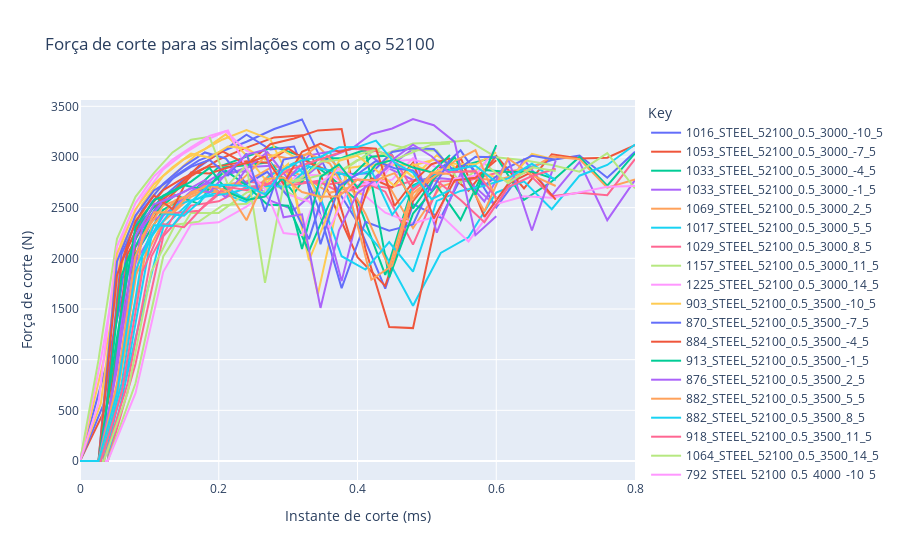

Notebook cell for this chart:
### Code cell
import plotly.express as px

fig = px.line(df_pivoted_2[df_pivoted_2["material"]=="STEEL_52100"], x="x", y="y", color='Key',
                            labels={
                     "y": "Força de corte (N)",
                     "x": "Instante de corte (ms)",
                 },
                title="Força de corte para as simlações com o aço 52100")
fig.show()

### Figure 1 — Plotly figure (JSON) as saved in the notebook; plotly's stock layout.template omitted (floating-point values rounded to 4 significant figures)
{"data": [{"hovertemplate": "Key=1016_STEEL_52100_0.5_3000_-10_5<br>Instante de corte (ms)=%{x}<br>Força de corte (N)=%{y}<extra></extra>", "legendgroup": "1016_STEEL_52100_0.5_3000_-10_5", "line": {"color": "#636efa", "dash": "solid"}, "marker": {"symbol": "circle"}, "mode": "lines", "name": "1016_STEEL_52100_0.5_3000_-10_5", "orientation": "v", "showlegend": true, "type": "scatter", "x": [0, 0.04, 0.08, 0.12, 0.16, 0.2, 0.24, 0.28, 0.32, 0.36, 0.4, 0.44, 0.48, 0.52, 0.56, 0.6, 0.64, 0.68, 0.72, 0.76, 0.8], "xaxis": "x", "y": [0, 994.8, 2195.0, 2605.0, 2842.0, 3043.0, 3151.0, 3276.0, 3371.0, 2799.0, 2356.0, 1701.0, 2535.0, 2402.0, 2941.0, 2501.0, 2878.0, 2970.0, 3014.0, 2795.0, 3051.0], "yaxis": "y"}, {"hovertemplate": "Key=1053_STEEL_52100_0.5_3000_-7_5<br>Instante de corte (ms)=%{x}<br>Força de corte (N)=%{y}<extra></extra>", "legendgroup": "1053_STEEL_52100_0.5_3000_-7_5", "line": {"color": "#EF553B", "dash": "solid"}, "marker": {"symbol": "circle"}, "mode": "lines", "name": "1053_STEEL_52100_0.5_3000_-7_5", "orientation": "v", "showlegend": true, "type": "scatter", "x": [0, 0.04, 0.08, 0.12, 0.16, 0.2, 0.24, 0.28, 0.32, 0.36, 0.4, 0.44, 0.48, 0.52, 0.56, 0.6, 0.64, 0.68, 0.72, 0.76, 0.8], "xaxis": "x", "y": [0, 565.7, 2113.0, 2544.0, 2810.0, 2973.0, 3093.0, 3193.0, 3215.0, 2625.0, 2010.0, 1728.0, 2564.0, 2906.0, 2667.0, 3011.0, 2690.0, 3026.0, 2986.0, 2993.0, 3118.0], "yaxis": "y"}, {"hovertemplate": "Key=1033_STEEL_52100_0.5_3000_-4_5<br>Instante de corte (ms)=%{x}<br>Força de corte (N)=%{y}<extra></extra>", "legendgroup": "1033_STEEL_52100_0.5_3000_-4_5", "line": {"color": "#00cc96", "dash": "solid"}, "marker": {"symbol": "circle"}, "mode": "lines", "name": "1033_STEEL_52100_0.5_3000_-4_5", "orientation": "v", "showlegend": true, "type": "scatter", "x": [0, 0.04, 0.08, 0.12, 0.16, 0.2, 0.24, 0.28, 0.32, 0.36, 0.4, 0.44, 0.48, 0.52, 0.56, 0.6, 0.64, 0.68, 0.72, 0.76, 0.8], "xaxis": "x", "y": [0, 0, 2044.0, 2479.0, 2641.0, 2904.0, 3003.0, 3101.0, 3007.0, 2810.0, 2567.0, 1837.0, 2718.0, 2855.0, 2929.0, 3002.0, 2576.0, 2758.0, 3001.0, 2716.0, 3037.0], "yaxis": "y"}, {"hovertemplate": "Key=1033_STEEL_52100_0.5_3000_-1_5<br>Instante de corte (ms)=%{x}<br>Força de corte (N)=%{y}<extra></extra>", "legendgroup": "1033_STEEL_52100_0.5_3000_-1_5", "line": {"color": "#ab63fa", "dash": "solid"}, "marker": {"symbol": "circle"}, "mode": "lines", "name": "1033_STEEL_52100_0.5_3000_-1_5", "orientation": "v", "showlegend": true, "type": "scatter", "x": [0, 0.04, 0.08, 0.12, 0.16, 0.2, 0.24, 0.28, 0.32, 0.36, 0.4, 0.44, 0.48, 0.52, 0.56, 0.6, 0.64, 0.68, 0.72, 0.76, 0.8], "xaxis": "x", "y": [0, 0, 1965.0, 2420.0, 2661.0, 2787.0, 2898.0, 2917.0, 2781.0, 2999.0, 3107.0, 2906.0, 2774.0, 2791.0, 2762.0, 2514.0, 2974.0, 2619.0, 2950.0, 2377.0, 2772.0], "yaxis": "y"}, {"hovertemplate": "Key=1069_STEEL_52100_0.5_3000_2_5<br>Instante de corte (ms)=%{x}<br>Força de corte (N)=%{y}<extra></extra>", "legendgroup": "1069_STEEL_52100_0.5_3000_2_5", "line": {"color": "#FFA15A", "dash": "solid"}, "marker": {"symbol": "circle"}, "mode": "lines", "name": "1069_STEEL_52100_0.5_3000_2_5", "orientation": "v", "showlegend": true, "type": "scatter", "x": [0, 0.04, 0.08, 0.12, 0.16, 0.2, 0.24, 0.28, 0.32, 0.36, 0.4, 0.44, 0.48, 0.52, 0.56, 0.6, 0.64, 0.68, 0.72, 0.76, 0.8], "xaxis": "x", "y": [0, 0, 1832.0, 2363.0, 2606.0, 2719.0, 2758.0, 2915.0, 2817.0, 2646.0, 2722.0, 2780.0, 2297.0, 2708.0, 2796.0, 2771.0, 2842.0, 3006.0, 2979.0, 2698.0, 2778.0], "yaxis": "y"}, {"hovertemplate": "Key=1017_STEEL_52100_0.5_3000_5_5<br>Instante de corte (ms)=%{x}<br>Força de corte (N)=%{y}<extra></extra>", "legendgroup": "1017_STEEL_52100_0.5_3000_5_5", "line": {"color": "#19d3f3", "dash": "solid"}, "marker": {"symbol": "circle"}, "mode": "lines", "name": "1017_STEEL_52100_0.5_3000_5_5", "orientation": "v", "showlegend": true, "type": "scatter", "x": [0, 0.04, 0.08, 0.12, 0.16, 0.2, 0.24, 0.28, 0.32, 0.36, 0.4, 0.44, 0.48, 0.52, 0.56, 0.6, 0.64, 0.68, 0.72, 0.76, 0.8], "xaxis": "x", "y": [0, 0, 1215.0, 2305.0, 2564.0, 2655.0, 2555.0, 2713.0, 2882.0, 3053.0, 2356.0, 2038.0, 1533.0, 2053.0, 2207.0, 2649.0, 2760.0, 2485.0, 2815.0, 2922.0, 3123.0], "yaxis": "y"}, {"hovertemplate": "Key=1029_STEEL_52100_0.5_3000_8_5<br>Instante de corte (ms)=%{x}<br>Força de corte (N)=%{y}<extra></extra>", "legendgroup": "1029_STEEL_52100_0.5_3000_8_5", "line": {"color": "#FF6692", "dash": "solid"}, "marker": {"symbol": "circle"}, "mode": "lines", "name": "1029_STEEL_52100_0.5_3000_8_5", "orientation": "v", "showlegend": true, "type": "scatter", "x": [0, 0.04, 0.08, 0.12, 0.16, 0.2, 0.24, 0.28, 0.32, 0.36, 0.4, 0.44, 0.48, 0.52, 0.56, 0.6, 0.64, 0.68, 0.72, 0.76, 0.8], "xaxis": "x", "y": [0, 0, 957.2, 2218.0, 2520.0, 2563.0, 2707.0, 2722.0, 2755.0, 2732.0, 2780.0, 2658.0, 2135.0, 2759.0, 2768.0, 2843.0, 2878.0, 2613.0, 2646.0, 2624.0, 2979.0], "yaxis": "y"}, {"hovertemplate": "Key=1157_STEEL_52100_0.5_3000_11_5<br>Instante de corte (ms)=%{x}<br>Força de corte (N)=%{y}<extra></extra>", "legendgroup": "1157_STEEL_52100_0.5_3000_11_5", "line": {"color": "#B6E880", "dash": "solid"}, "marker": {"symbol": "circle"}, "mode": "lines", "name": "1157_STEEL_52100_0.5_3000_11_5", "orientation": "v", "showlegend": true, "type": "scatter", "x": [0, 0.04, 0.08, 0.12, 0.16, 0.2, 0.24, 0.28, 0.32, 0.36, 0.4, 0.44, 0.48, 0.52, 0.56, 0.6, 0.64, 0.68, 0.72, 0.76, 0.8], "xaxis": "x", "y": [0, 0, 767.5, 2018.0, 2448.0, 2448.0, 2649.0, 2726.0, 2571.0, 2793.0, 2970.0, 3030.0, 3134.0, 3143.0, 3162.0, 2996.0, 2968.0, 2921.0, 2855.0, 3038.0, 2691.0], "yaxis": "y"}, {"hovertemplate": "Key=1225_STEEL_52100_0.5_3000_14_5<br>Instante de corte (ms)=%{x}<br>Força de corte (N)=%{y}<extra></extra>", "legendgroup": "1225_STEEL_52100_0.5_3000_14_5", "line": {"color": "#FF97FF", "dash": "solid"}, "marker": {"symbol": "circle"}, "mode": "lines", "name": "1225_STEEL_52100_0.5_3000_14_5", "orientation": "v", "showlegend": true, "type": "scatter", "x": [0, 0.04, 0.08, 0.12, 0.16, 0.2, 0.24, 0.28, 0.32, 0.36, 0.4, 0.44, 0.48, 0.52, 0.56, 0.6, 0.64, 0.68, 0.72, 0.76, 0.8], "xaxis": "x", "y": [0, 0, 669.3, 1867.0, 2335.0, 2356.0, 2510.0, 2723.0, 2819.0, 2823.0, 2681.0, 2450.0, 2343.0, 2426.0, 2166.0, 2536.0, 2613.0, 2598.0, 2651.0, 2707.0, 2715.0], "yaxis": "y"}, {"hovertemplate": "Key=903_STEEL_52100_0.5_3500_-10_5<br>Instante de corte (ms)=%{x}<br>Força de corte (N)=%{y}<extra></extra>", "legendgroup": "903_STEEL_52100_0.5_3500_-10_5", "line": {"color": "#FECB52", "dash": "solid"}, "marker": {"symbol": "circle"}, "mode": "lines", "name": "903_STEEL_52100_0.5_3500_-10_5", "orientation": "v", "showlegend": true, "type": "scatter", "x": [0, 0.03429, 0.06857, 0.1029, 0.1371, 0.1714, 0.2057, 0.24, 0.2743, 0.3086, 0.3429, 0.3771, 0.4114, 0.4457, 0.48, 0.5143, 0.5486, 0.5829, 0.6171, 0.6514, 0.6857], "xaxis": "x", "y": [0, 998.3, 2194.0, 2605.0, 2840.0, 3046.0, 3173.0, 3266.0, 3173.0, 2694.0, 1645.0, 2704.0, 2620.0, 3006.0, 2799.0, 3016.0, 2866.0, 2836.0, 2760.0, 3030.0, 2974.0], "yaxis": "y"}, {"hovertemplate": "Key=870_STEEL_52100_0.5_3500_-7_5<br>Instante de corte (ms)=%{x}<br>Força de corte (N)=%{y}<extra></extra>", "legendgroup": "870_STEEL_52100_0.5_3500_-7_5", "line": {"color": "#636efa", "dash": "solid"}, "marker": {"symbol": "circle"}, "mode": "lines", "name": "870_STEEL_52100_0.5_3500_-7_5", "orientation": "v", "showlegend": true, "type": "scatter", "x": [0, 0.03429, 0.06857, 0.1029, 0.1371, 0.1714, 0.2057, 0.24, 0.2743, 0.3086, 0.3429, 0.3771, 0.4114, 0.4457, 0.48, 0.5143, 0.5486, 0.5829, 0.6171, 0.6514, 0.6857], "xaxis": "x", "y": [0, 564.9, 2112.0, 2548.0, 2815.0, 2967.0, 3058.0, 3219.0, 3074.0, 3104.0, 2515.0, 1706.0, 2361.0, 2273.0, 2334.0, 2848.0, 3065.0, 2719.0, 2897.0, 3011.0, 2973.0], "yaxis": "y"}, {"hovertemplate": "Key=884_STEEL_52100_0.5_3500_-4_5<br>Instante de corte (ms)=%{x}<br>Força de corte (N)=%{y}<extra></extra>", "legendgroup": "884_STEEL_52100_0.5_3500_-4_5", "line": {"color": "#EF553B", "dash": "solid"}, "marker": {"symbol": "circle"}, "mode": "lines", "name": "884_STEEL_52100_0.5_3500_-4_5", "orientation": "v", "showlegend": true, "type": "scatter", "x": [0, 0.03429, 0.06857, 0.1029, 0.1371, 0.1714, 0.2057, 0.24, 0.2743, 0.3086, 0.3429, 0.3771, 0.4114, 0.4457, 0.48, 0.5143, 0.5486, 0.5829, 0.6171, 0.6514, 0.6857], "xaxis": "x", "y": [0, 0, 2043.0, 2482.0, 2680.0, 2912.0, 3055.0, 2927.0, 3125.0, 3183.0, 3262.0, 3276.0, 2091.0, 1321.0, 1311.0, 2401.0, 2997.0, 2409.0, 2735.0, 2852.0, 2579.0], "yaxis": "y"}, {"hovertemplate": "Key=913_STEEL_52100_0.5_3500_-1_5<br>Instante de corte (ms)=%{x}<br>Força de corte (N)=%{y}<extra></extra>", "legendgroup": "913_STEEL_52100_0.5_3500_-1_5", "line": {"color": "#00cc96", "dash": "solid"}, "marker": {"symbol": "circle"}, "mode": "lines", "name": "913_STEEL_52100_0.5_3500_-1_5", "orientation": "v", "showlegend": true, "type": "scatter", "x": [0, 0.03429, 0.06857, 0.1029, 0.1371, 0.1714, 0.2057, 0.24, 0.2743, 0.3086, 0.3429, 0.3771, 0.4114, 0.4457, 0.48, 0.5143, 0.5486, 0.5829, 0.6171, 0.6514, 0.6857], "xaxis": "x", "y": [0, 0, 1968.0, 2420.0, 2624.0, 2537.0, 2897.0, 2918.0, 2950.0, 2641.0, 2983.0, 2990.0, 3072.0, 1812.0, 2441.0, 2716.0, 2379.0, 2872.0, 2853.0, 2855.0, 2780.0], "yaxis": "y"}, {"hovertemplate": "Key=876_STEEL_52100_0.5_3500_2_5<br>Instante de corte (ms)=%{x}<br>Força de corte (N)=%{y}<extra></extra>", "legendgroup": "876_STEEL_52100_0.5_3500_2_5", "line": {"color": "#ab63fa", "dash": "solid"}, "marker": {"symbol": "circle"}, "mode": "lines", "name": "876_STEEL_52100_0.5_3500_2_5", "orientation": "v", "showlegend": true, "type": "scatter", "x": [0, 0.03429, 0.06857, 0.1029, 0.1371, 0.1714, 0.2057, 0.24, 0.2743, 0.3086, 0.3429, 0.3771, 0.4114, 0.4457, 0.48, 0.5143, 0.5486, 0.5829, 0.6171, 0.6514, 0.6857], "xaxis": "x", "y": [0, 0, 1834.0, 2366.0, 2498.0, 2703.0, 2852.0, 2859.0, 2569.0, 2479.0, 2679.0, 1775.0, 2729.0, 2909.0, 3079.0, 2254.0, 2837.0, 2561.0, 2983.0, 2275.0, 2965.0], "yaxis": "y"}, {"hovertemplate": "Key=882_STEEL_52100_0.5_3500_5_5<br>Instante de corte (ms)=%{x}<br>Força de corte (N)=%{y}<extra></extra>", "legendgroup": "882_STEEL_52100_0.5_3500_5_5", "line": {"color": "#FFA15A", "dash": "solid"}, "marker": {"symbol": "circle"}, "mode": "lines", "name": "882_STEEL_52100_0.5_3500_5_5", "orientation": "v", "showlegend": true, "type": "scatter", "x": [0, 0.03429, 0.06857, 0.1029, 0.1371, 0.1714, 0.2057, 0.24, 0.2743, 0.3086, 0.3429, 0.3771, 0.4114, 0.4457, 0.48, 0.5143, 0.5486, 0.5829, 0.6171, 0.6514, 0.6857], "xaxis": "x", "y": [0, 0, 1216.0, 2307.0, 2572.0, 2656.0, 2656.0, 2590.0, 2834.0, 2939.0, 3110.0, 2862.0, 2440.0, 1905.0, 2693.0, 2813.0, 2892.0, 2464.0, 2985.0, 2820.0, 2714.0], "yaxis": "y"}, {"hovertemplate": "Key=882_STEEL_52100_0.5_3500_8_5<br>Instante de corte (ms)=%{x}<br>Força de corte (N)=%{y}<extra></extra>", "legendgroup": "882_STEEL_52100_0.5_3500_8_5", "line": {"color": "#19d3f3", "dash": "solid"}, "marker": {"symbol": "circle"}, "mode": "lines", "name": "882_STEEL_52100_0.5_3500_8_5", "orientation": "v", "showlegend": true, "type": "scatter", "x": [0, 0.03429, 0.06857, 0.1029, 0.1371, 0.1714, 0.2057, 0.24, 0.2743, 0.3086, 0.3429, 0.3771, 0.4114, 0.4457, 0.48, 0.5143, 0.5486, 0.5829, 0.6171, 0.6514, 0.6857], "xaxis": "x", "y": [0, 0, 928.7, 2215.0, 2523.0, 2594.0, 2719.0, 2578.0, 2819.0, 2941.0, 2670.0, 2021.0, 1890.0, 2161.0, 1869.0, 2567.0, 2665.0, 2716.0, 2788.0, 2933.0, 2769.0], "yaxis": "y"}, {"hovertemplate": "Key=918_STEEL_52100_0.5_3500_11_5<br>Instante de corte (ms)=%{x}<br>Força de corte (N)=%{y}<extra></extra>", "legendgroup": "918_STEEL_52100_0.5_3500_11_5", "line": {"color": "#FF6692", "dash": "solid"}, "marker": {"symbol": "circle"}, "mode": "lines", "name": "918_STEEL_52100_0.5_3500_11_5", "orientation": "v", "showlegend": true, "type": "scatter", "x": [0, 0.03429, 0.06857, 0.1029, 0.1371, 0.1714, 0.2057, 0.24, 0.2743, 0.3086, 0.3429, 0.3771, 0.4114, 0.4457, 0.48, 0.5143, 0.5486, 0.5829, 0.6171, 0.6514, 0.6857], "xaxis": "x", "y": [0, 0, 765.3, 2017.0, 2448.0, 2469.0, 2664.0, 2755.0, 2737.0, 2723.0, 2765.0, 2643.0, 2725.0, 2695.0, 2768.0, 2767.0, 2575.0, 2356.0, 2703.0, 2813.0, 2884.0], "yaxis": "y"}, {"hovertemplate": "Key=1064_STEEL_52100_0.5_3500_14_5<br>Instante de corte (ms)=%{x}<br>Força de corte (N)=%{y}<extra></extra>", "legendgroup": "1064_STEEL_52100_0.5_3500_14_5", "line": {"color": "#B6E880", "dash": "solid"}, "marker": {"symbol": "circle"}, "mode": "lines", "name": "1064_STEEL_52100_0.5_3500_14_5", "orientation": "v", "showlegend": true, "type": "scatter", "x": [0, 0.03429, 0.06857, 0.1029, 0.1371, 0.1714, 0.2057, 0.24, 0.2743, 0.3086, 0.3429, 0.3771, 0.4114, 0.4457, 0.48, 0.5143, 0.5486, 0.5829, 0.6171, 0.6514, 0.6857], "xaxis": "x", "y": [0, 0, 671.3, 1869.0, 2332.0, 2362.0, 2524.0, 2538.0, 2706.0, 2753.0, 2814.0, 2858.0, 3016.0, 3129.0, 3068.0, 3065.0, 2745.0, 2938.0, 2742.0, 2898.0, 2862.0], "yaxis": "y"}, {"hovertemplate": "Key=792_STEEL_52100_0.5_4000_-10_5<br>Instante de corte (ms)=%{x}<br>Força de corte (N)=%{y}<extra></extra>", "legendgroup": "792_STEEL_52100_0.5_4000_-10_5", "line": {"color": "#FF97FF", "dash": "solid"}, "marker": {"symbol": "circle"}, "mode": "lines", "name": "792_STEEL_52100_0.5_4000_-10_5", "orientation": "v", "showlegend": true, "type": "scatter", "x": [0, 0.03, 0.06, 0.09, 0.12, 0.15, 0.18, 0.21, 0.24, 0.27, 0.3, 0.33, 0.36, 0.39, 0.42, 0.45, 0.48, 0.51, 0.54, 0.57, 0.6], "xaxis": "x", "y": [0, 998.5, 2194.0, 2605.0, 2877.0, 3036.0, 3161.0, 3254.0, 3062.0, 2990.0, 2630.0, 2561.0, 2303.0, 2718.0, 2739.0, 2776.0, 2988.0, 2365.0, 2787.0, 2815.0, 3092.0], "yaxis": "y"}, {"hovertemplate": "Key=792_STEEL_52100_0.5_4000_-7_5<br>Instante de corte (ms)=%{x}<br>Força de corte (N)=%{y}<extra></extra>", "legendgroup": "792_STEEL_52100_0.5_4000_-7_5", "line": {"color": "#FECB52", "dash": "solid"}, "marker": {"symbol": "circle"}, "mode": "lines", "name": "792_STEEL_52100_0.5_4000_-7_5", "orientation": "v", "showlegend": true, "type": "scatter", "x": [0, 0.03, 0.06, 0.09, 0.12, 0.15, 0.18, 0.21, 0.24, 0.27, 0.3, 0.33, 0.36, 0.39, 0.42, 0.45, 0.48, 0.51, 0.54, 0.57, 0.6], "xaxis": "x", "y": [0, 566.1, 2114.0, 2538.0, 2813.0, 2977.0, 3078.0, 3223.0, 3013.0, 2752.0, 2932.0, 1980.0, 2472.0, 2894.0, 2923.0, 2926.0, 2916.0, 2973.0, 2933.0, 2925.0, 3046.0], "yaxis": "y"}, {"hovertemplate": "Key=786_STEEL_52100_0.5_4000_-4_5<br>Instante de corte (ms)=%{x}<br>Força de corte (N)=%{y}<extra></extra>", "legendgroup": "786_STEEL_52100_0.5_4000_-4_5", "line": {"color": "#636efa", "dash": "solid"}, "marker": {"symbol": "circle"}, "mode": "lines", "name": "786_STEEL_52100_0.5_4000_-4_5", "orientation": "v", "showlegend": true, "type": "scatter", "x": [0, 0.03, 0.06, 0.09, 0.12, 0.15, 0.18, 0.21, 0.24, 0.27, 0.3, 0.33, 0.36, 0.39, 0.42, 0.45, 0.48, 0.51, 0.54, 0.57, 0.6], "xaxis": "x", "y": [0, 0, 2045.0, 2482.0, 2736.0, 2910.0, 3045.0, 2985.0, 2732.0, 2853.0, 2610.0, 2189.0, 2838.0, 2831.0, 2840.0, 3049.0, 3086.0, 3078.0, 2852.0, 3002.0, 2998.0], "yaxis": "y"}, {"hovertemplate": "Key=795_STEEL_52100_0.5_4000_-1_5<br>Instante de corte (ms)=%{x}<br>Força de corte (N)=%{y}<extra></extra>", "legendgroup": "795_STEEL_52100_0.5_4000_-1_5", "line": {"color": "#EF553B", "dash": "solid"}, "marker": {"symbol": "circle"}, "mode": "lines", "name": "795_STEEL_52100_0.5_4000_-1_5", "orientation": "v", "showlegend": true, "type": "scatter", "x": [0, 0.03, 0.06, 0.09, 0.12, 0.15, 0.18, 0.21, 0.24, 0.27, 0.3, 0.33, 0.36, 0.39, 0.42, 0.45, 0.48, 0.51, 0.54, 0.57, 0.6], "xaxis": "x", "y": [0, 0, 1965.0, 2422.0, 2673.0, 2796.0, 2894.0, 2920.0, 2957.0, 2944.0, 3085.0, 2943.0, 2858.0, 2189.0, 2790.0, 2699.0, 2944.0, 2393.0, 2770.0, 2794.0, 2967.0], "yaxis": "y"}, {"hovertemplate": "Key=763_STEEL_52100_0.5_4000_2_5<br>Instante de corte (ms)=%{x}<br>Força de corte (N)=%{y}<extra></extra>", "legendgroup": "763_STEEL_52100_0.5_4000_2_5", "line": {"color": "#00cc96", "dash": "solid"}, "marker": {"symbol": "circle"}, "mode": "lines", "name": "763_STEEL_52100_0.5_4000_2_5", "orientation": "v", "showlegend": true, "type": "scatter", "x": [0, 0.03, 0.06, 0.09, 0.12, 0.15, 0.18, 0.21, 0.24, 0.27, 0.3, 0.33, 0.36, 0.39, 0.42, 0.45, 0.48, 0.51, 0.54, 0.57, 0.6], "xaxis": "x", "y": [0, 0, 1834.0, 2367.0, 2619.0, 2721.0, 2679.0, 2865.0, 2719.0, 2530.0, 2519.0, 2070.0, 2551.0, 2800.0, 3003.0, 3016.0, 2494.0, 2784.0, 2998.0, 2630.0, 3118.0], "yaxis": "y"}, {"hovertemplate": "Key=826_STEEL_52100_0.5_4000_5_5<br>Instante de corte (ms)=%{x}<br>Força de corte (N)=%{y}<extra></extra>", "legendgroup": "826_STEEL_52100_0.5_4000_5_5", "line": {"color": "#ab63fa", "dash": "solid"}, "marker": {"symbol": "circle"}, "mode": "lines", "name": "826_STEEL_52100_0.5_4000_5_5", "orientation": "v", "showlegend": true, "type": "scatter", "x": [0, 0.03, 0.06, 0.09, 0.12, 0.15, 0.18, 0.21, 0.24, 0.27, 0.3, 0.33, 0.36, 0.39, 0.42, 0.45, 0.48, 0.51, 0.54, 0.57, 0.6], "xaxis": "x", "y": [0, 0, 1247.0, 2310.0, 2568.0, 2656.0, 2772.0, 2603.0, 2885.0, 3049.0, 2783.0, 3016.0, 3051.0, 3073.0, 3228.0, 3281.0, 3375.0, 3314.0, 3149.0, 2228.0, 2415.0], "yaxis": "y"}, {"hovertemplate": "Key=782_STEEL_52100_0.5_4000_8_5<br>Instante de corte (ms)=%{x}<br>Força de corte (N)=%{y}<extra></extra>", "legendgroup": "782_STEEL_52100_0.5_4000_8_5", "line": {"color": "#FFA15A", "dash": "solid"}, "marker": {"symbol": "circle"}, "mode": "lines", "name": "782_STEEL_52100_0.5_4000_8_5", "orientation": "v", "showlegend": true, "type": "scatter", "x": [0, 0.03, 0.06, 0.09, 0.12, 0.15, 0.18, 0.21, 0.24, 0.27, 0.3, 0.33, 0.36, 0.39, 0.42, 0.45, 0.48, 0.51, 0.54, 0.57, 0.6], "xaxis": "x", "y": [0, 0, 942.8, 2221.0, 2521.0, 2603.0, 2713.0, 2631.0, 2821.0, 3025.0, 2988.0, 3032.0, 2936.0, 2594.0, 1789.0, 1927.0, 2643.0, 2803.0, 2960.0, 3067.0, 2574.0], "yaxis": "y"}, {"hovertemplate": "Key=820_STEEL_52100_0.5_4000_11_5<br>Instante de corte (ms)=%{x}<br>Força de corte (N)=%{y}<extra></extra>", "legendgroup": "820_STEEL_52100_0.5_4000_11_5", "line": {"color": "#19d3f3", "dash": "solid"}, "marker": {"symbol": "circle"}, "mode": "lines", "name": "820_STEEL_52100_0.5_4000_11_5", "orientation": "v", "showlegend": true, "type": "scatter", "x": [0, 0.03, 0.06, 0.09, 0.12, 0.15, 0.18, 0.21, 0.24, 0.27, 0.3, 0.33, 0.36, 0.39, 0.42, 0.45, 0.48, 0.51, 0.54, 0.57, 0.6], "xaxis": "x", "y": [0, 0, 767.0, 2022.0, 2445.0, 2420.0, 2608.0, 2636.0, 2686.0, 2715.0, 2705.0, 2904.0, 2870.0, 2805.0, 2866.0, 2430.0, 2705.0, 2834.0, 2878.0, 2913.0, 2754.0], "yaxis": "y"}, {"hovertemplate": "Key=949_STEEL_52100_0.5_4000_14_5<br>Instante de corte (ms)=%{x}<br>Força de corte (N)=%{y}<extra></extra>", "legendgroup": "949_STEEL_52100_0.5_4000_14_5", "line": {"color": "#FF6692", "dash": "solid"}, "marker": {"symbol": "circle"}, "mode": "lines", "name": "949_STEEL_52100_0.5_4000_14_5", "orientation": "v", "showlegend": true, "type": "scatter", "x": [0, 0.03, 0.06, 0.09, 0.12, 0.15, 0.18, 0.21, 0.24, 0.27, 0.3, 0.33, 0.36, 0.39, 0.42, 0.45, 0.48, 0.51, 0.54, 0.57, 0.6], "xaxis": "x", "y": [0, 0, 675.4, 1869.0, 2337.0, 2307.0, 2527.0, 2709.0, 2673.0, 2728.0, 2869.0, 2939.0, 3016.0, 3082.0, 3070.0, 3016.0, 2674.0, 2844.0, 2852.0, 2860.0, 2600.0], "yaxis": "y"}, {"hovertemplate": "Key=698_STEEL_52100_0.5_4500_-10_5<br>Instante de corte (ms)=%{x}<br>Força de corte (N)=%{y}<extra></extra>", "legendgroup": "698_STEEL_52100_0.5_4500_-10_5", "line": {"color": "#B6E880", "dash": "solid"}, "marker": {"symbol": "circle"}, "mode": "lines", "name": "698_STEEL_52100_0.5_4500_-10_5", "orientation": "v", "showlegend": true, "type": "scatter", "x": [0, 0.02667, 0.05334, 0.08, 0.1067, 0.1333, 0.16, 0.1867, 0.2133, 0.24, 0.2667, 0.2933, 0.32, 0.3467, 0.3733, 0.4, 0.4267, 0.4533, 0.48, 0.5067, 0.5333], "xaxis": "x", "y": [0, 997.8, 2192.0, 2607.0, 2843.0, 3045.0, 3171.0, 3199.0, 2722.0, 2923.0, 1758.0, 2723.0, 2798.0, 2952.0, 2973.0, 3025.0, 3074.0, 2974.0, 3045.0, 3122.0, 3133.0], "yaxis": "y"}, {"hovertemplate": "Key=709_STEEL_52100_0.5_4500_-7_5<br>Instante de corte (ms)=%{x}<br>Força de corte (N)=%{y}<extra></extra>", "legendgroup": "709_STEEL_52100_0.5_4500_-7_5", "line": {"color": "#FF97FF", "dash": "solid"}, "marker": {"symbol": "circle"}, "mode": "lines", "name": "709_STEEL_52100_0.5_4500_-7_5", "orientation": "v", "showlegend": true, "type": "scatter", "x": [0, 0.02667, 0.05334, 0.08, 0.1067, 0.1333, 0.16, 0.1867, 0.2133, 0.24, 0.2667, 0.2933, 0.32, 0.3467, 0.3733, 0.4, 0.4267, 0.4533, 0.48, 0.5067, 0.5333], "xaxis": "x", "y": [0, 566.6, 2117.0, 2545.0, 2810.0, 2975.0, 3096.0, 3209.0, 3263.0, 2885.0, 2683.0, 2249.0, 2228.0, 2747.0, 2883.0, 2786.0, 2716.0, 2955.0, 2974.0, 2923.0, 2823.0], "yaxis": "y"}, {"hovertemplate": "Key=720_STEEL_52100_0.5_4500_-4_5<br>Instante de corte (ms)=%{x}<br>Força de corte (N)=%{y}<extra></extra>", "legendgroup": "720_STEEL_52100_0.5_4500_-4_5", "line": {"color": "#FECB52", "dash": "solid"}, "marker": {"symbol": "circle"}, "mode": "lines", "name": "720_STEEL_52100_0.5_4500_-4_5", "orientation": "v", "showlegend": true, "type": "scatter", "x": [0, 0.02667, 0.05334, 0.08, 0.1067, 0.1333, 0.16, 0.1867, 0.2133, 0.24, 0.2667, 0.2933, 0.32, 0.3467, 0.3733, 0.4, 0.4267, 0.4533, 0.48, 0.5067, 0.5333], "xaxis": "x", "y": [0, 0, 2046.0, 2484.0, 2732.0, 2900.0, 3033.0, 2994.0, 3104.0, 3087.0, 2974.0, 3062.0, 2955.0, 2557.0, 2962.0, 3011.0, 2871.0, 2714.0, 2929.0, 2843.0, 2904.0], "yaxis": "y"}, {"hovertemplate": "Key=685_STEEL_52100_0.5_4500_-1_5<br>Instante de corte (ms)=%{x}<br>Força de corte (N)=%{y}<extra></extra>", "legendgroup": "685_STEEL_52100_0.5_4500_-1_5", "line": {"color": "#636efa", "dash": "solid"}, "marker": {"symbol": "circle"}, "mode": "lines", "name": "685_STEEL_52100_0.5_4500_-1_5", "orientation": "v", "showlegend": true, "type": "scatter", "x": [0, 0.02667, 0.05333, 0.08, 0.1067, 0.1333, 0.16, 0.1867, 0.2133, 0.24, 0.2667, 0.2933, 0.32, 0.3467, 0.3733, 0.4, 0.4267, 0.4533, 0.48, 0.5067, 0.5333], "xaxis": "x", "y": [0, 0, 1969.0, 2422.0, 2669.0, 2790.0, 2902.0, 2971.0, 2819.0, 3034.0, 2461.0, 2974.0, 3008.0, 2139.0, 2715.0, 2830.0, 2961.0, 2888.0, 2867.0, 2669.0, 2971.0], "yaxis": "y"}, {"hovertemplate": "Key=681_STEEL_52100_0.5_4500_2_5<br>Instante de corte (ms)=%{x}<br>Força de corte (N)=%{y}<extra></extra>", "legendgroup": "681_STEEL_52100_0.5_4500_2_5", "line": {"color": "#EF553B", "dash": "solid"}, "marker": {"symbol": "circle"}, "mode": "lines", "name": "681_STEEL_52100_0.5_4500_2_5", "orientation": "v", "showlegend": true, "type": "scatter", "x": [0, 0.02667, 0.05333, 0.08, 0.1067, 0.1333, 0.16, 0.1867, 0.2133, 0.24, 0.2667, 0.2933, 0.32, 0.3467, 0.3733, 0.4, 0.4267, 0.4533, 0.48, 0.5067, 0.5333], "xaxis": "x", "y": [0, 0, 1834.0, 2367.0, 2620.0, 2484.0, 2848.0, 2836.0, 2895.0, 2940.0, 3002.0, 2735.0, 3052.0, 3132.0, 3049.0, 3097.0, 3083.0, 2516.0, 2753.0, 2928.0, 2987.0], "yaxis": "y"}, {"hovertemplate": "Key=679_STEEL_52100_0.5_4500_5_5<br>Instante de corte (ms)=%{x}<br>Força de corte (N)=%{y}<extra></extra>", "legendgroup": "679_STEEL_52100_0.5_4500_5_5", "line": {"color": "#00cc96", "dash": "solid"}, "marker": {"symbol": "circle"}, "mode": "lines", "name": "679_STEEL_52100_0.5_4500_5_5", "orientation": "v", "showlegend": true, "type": "scatter", "x": [0, 0.02667, 0.05333, 0.08, 0.1067, 0.1333, 0.16, 0.1867, 0.2133, 0.24, 0.2667, 0.2933, 0.32, 0.3467, 0.3733, 0.4, 0.4267, 0.4533, 0.48, 0.5067, 0.5333], "xaxis": "x", "y": [0, 0, 1216.0, 2310.0, 2575.0, 2654.0, 2758.0, 2892.0, 2653.0, 2576.0, 2609.0, 2801.0, 2091.0, 2804.0, 2928.0, 2698.0, 2928.0, 2975.0, 2895.0, 2851.0, 3019.0], "yaxis": "y"}, {"hovertemplate": "Key=718_STEEL_52100_0.5_4500_8_5<br>Instante de corte (ms)=%{x}<br>Força de corte (N)=%{y}<extra></extra>", "legendgroup": "718_STEEL_52100_0.5_4500_8_5", "line": {"color": "#ab63fa", "dash": "solid"}, "marker": {"symbol": "circle"}, "mode": "lines", "name": "718_STEEL_52100_0.5_4500_8_5", "orientation": "v", "showlegend": true, "type": "scatter", "x": [0, 0.02667, 0.05333, 0.08, 0.1067, 0.1333, 0.16, 0.1867, 0.2133, 0.24, 0.2667, 0.2933, 0.32, 0.3467, 0.3733, 0.4, 0.4267, 0.4533, 0.48, 0.5067, 0.5333], "xaxis": "x", "y": [0, 0, 900.7, 2220.0, 2532.0, 2603.0, 2691.0, 2651.0, 2853.0, 3021.0, 3072.0, 2405.0, 2434.0, 1511.0, 2276.0, 2644.0, 2778.0, 2988.0, 3121.0, 3007.0, 2839.0], "yaxis": "y"}, {"hovertemplate": "Key=707_STEEL_52100_0.5_4500_11_5<br>Instante de corte (ms)=%{x}<br>Força de corte (N)=%{y}<extra></extra>", "legendgroup": "707_STEEL_52100_0.5_4500_11_5", "line": {"color": "#FFA15A", "dash": "solid"}, "marker": {"symbol": "circle"}, "mode": "lines", "name": "707_STEEL_52100_0.5_4500_11_5", "orientation": "v", "showlegend": true, "type": "scatter", "x": [0, 0.02667, 0.05334, 0.08, 0.1067, 0.1333, 0.16, 0.1867, 0.2133, 0.24, 0.2667, 0.2933, 0.32, 0.3467, 0.3733, 0.4, 0.4267, 0.4533, 0.48, 0.5067, 0.5333], "xaxis": "x", "y": [0, 0, 768.5, 2021.0, 2456.0, 2452.0, 2650.0, 2719.0, 2662.0, 2376.0, 2783.0, 2798.0, 2654.0, 2608.0, 2611.0, 2777.0, 2771.0, 2841.0, 2586.0, 2845.0, 2833.0], "yaxis": "y"}, {"hovertemplate": "Key=831_STEEL_52100_0.5_4500_14_5<br>Instante de corte (ms)=%{x}<br>Força de corte (N)=%{y}<extra></extra>", "legendgroup": "831_STEEL_52100_0.5_4500_14_5", "line": {"color": "#19d3f3", "dash": "solid"}, "marker": {"symbol": "circle"}, "mode": "lines", "name": "831_STEEL_52100_0.5_4500_14_5", "orientation": "v", "showlegend": true, "type": "scatter", "x": [0, 0.02667, 0.05333, 0.08, 0.1067, 0.1333, 0.16, 0.1867, 0.2133, 0.24, 0.2667, 0.2933, 0.32, 0.3467, 0.3733, 0.4, 0.4267, 0.4533, 0.48, 0.5067, 0.5333], "xaxis": "x", "y": [0, 0, 670.7, 1873.0, 2327.0, 2320.0, 2556.0, 2726.0, 2724.0, 2713.0, 2631.0, 2876.0, 2968.0, 3001.0, 3095.0, 3097.0, 3161.0, 2944.0, 2845.0, 2584.0, 2673.0], "yaxis": "y"}], "layout": {"legend": {"title": {"text": "Key"}, "tracegroupgap": 0}, "title": {"text": "Força de corte para as simlações com o aço 52100"}, "xaxis": {"anchor": "y", "domain": [0, 1], "title": {"text": "Instante de corte (ms)"}}, "yaxis": {"anchor": "x", "domain": [0, 1], "title": {"text": "Força de corte (N)"}}}}
